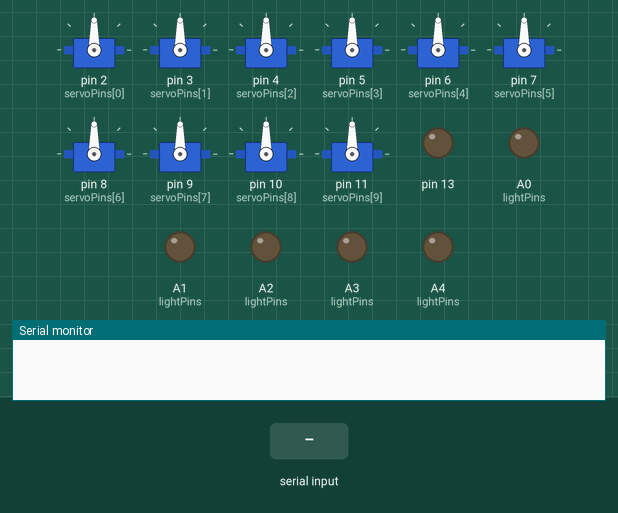
This sketch was run on a simulated Arduino Uno, built with avr-gcc and run on an emulated ATmega328P. On the bench: 10 × servo, output pins drawn as LEDs (lit = HIGH), the last lines printed to the serial monitor. Inputs (shaded band) come from the test bench.

Above: at 1.3 s.
1.4 s: "G" received over Serial
At 1.55 s:
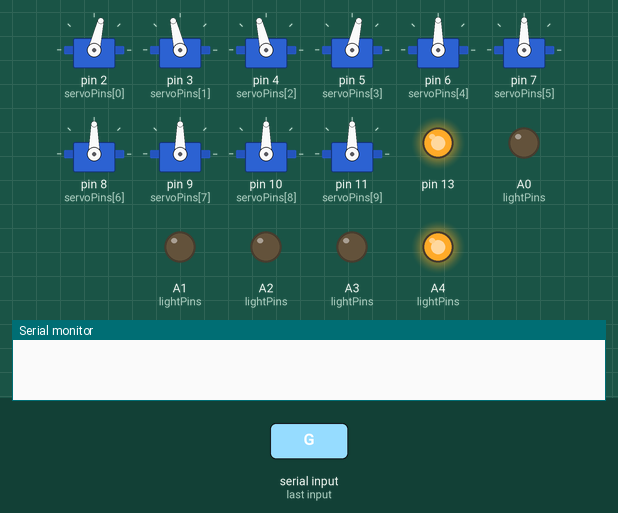
At 2.17 s:
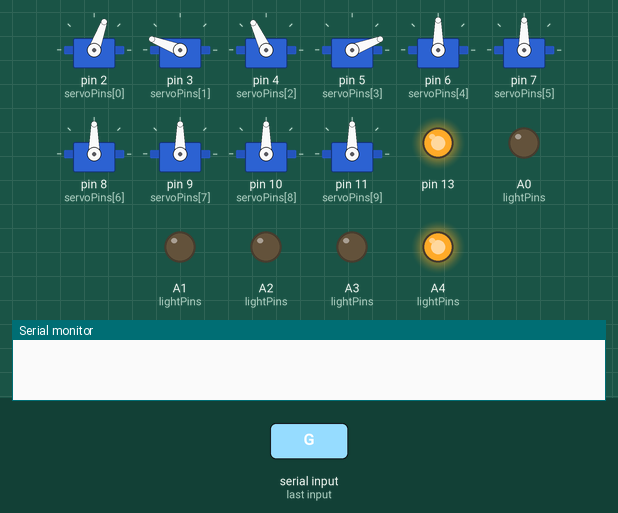
10.4 s: "H" received over Serial
At 13.64 s:
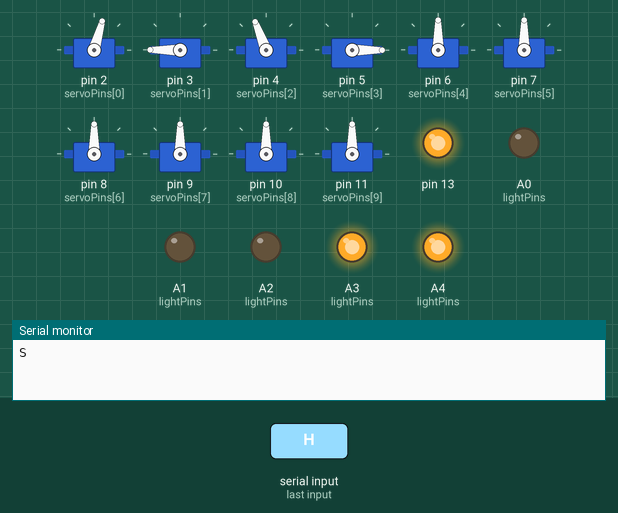
Timing chart, 0 to 26.2 s (numbered marks = the images above; inputs shaded):
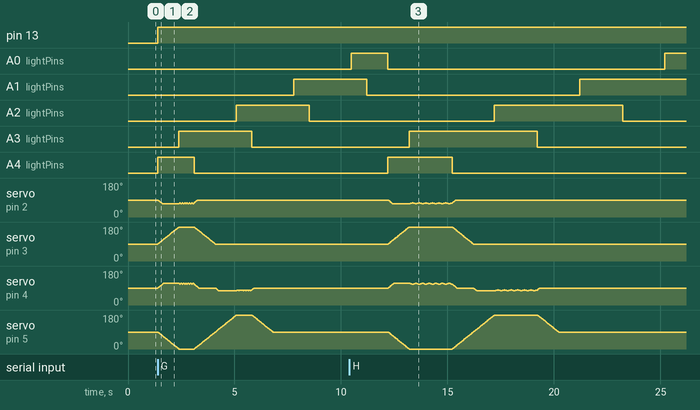

The sketch:

fofoquemeArduino.ino
```cpp
#include <Servo.h>
#define NUM_MOTORS 10
#define DELAY_SLOW 30
#define DELAY_FAST 10

// states
#define STATE_WAIT -1
#define STATE_WRITE 10
#define STATE_REPOS 11

// new states
#define STATE_READ_WRITE 20
#define STATE_FOFOQUEME 22

// list of pins to use for the motors
//   in the order in which the arms will move
int servoPins[NUM_MOTORS] ={
  2,3,4,5,6,7,8,9,10,11};
// list of pins to use for the light
//   in the order in which the lights will turn on and off
int lightPins[NUM_MOTORS/2] ={
  A4,A3,A2,A1,A0};

// servos
Servo myServos[NUM_MOTORS];

// angle values for the read/write/center positions of each motor
int readPos[NUM_MOTORS] = {
  115,0,115,0,118,0,115,0,115,0};
int centerPos[NUM_MOTORS] = {
  90,90,90,90,90,90,90,90,90,90};
int writePos[NUM_MOTORS] = {
  70,180,75,180,80,180,70,180,70,180};

// to keep track of current position and desired position for each motor
int currPos[NUM_MOTORS] = {
  0,0,0,0,0,0,0,0,0,0};
int targetPos[NUM_MOTORS] = {
  0,0,0,0,0,0,0,0,0,0};

// for reading a byte from serial connection
int inByte = 0;
// to keep track of motor update times
unsigned long lastTime;
// current state
int currState;
// current motor being moved
int currWriteMotor;
// number of times we've fofoqued
int fofoquemeCnt;
// speed of arm movement is inversely proportional to this
int updateDelay;
int fofoqueDelay;

void setup() {
  // for bluetooth communication
  Serial.begin(57600);

  // attach servos
  for(int i=0; i<NUM_MOTORS; i++) {
    myServos[i].attach(servoPins[i]);
  }

  // initial conditions
  lastTime = millis();
  currState = STATE_WAIT;
  currWriteMotor = 0;
  fofoquemeCnt = 0;
  updateDelay = DELAY_FAST;
  fofoqueDelay = DELAY_FAST;

  // send to start position
  // this also updates/resets the position arrays (currPos, targetPos)
  for(int i=0; i<NUM_MOTORS; i++) {
    currPos[i] = centerPos[i];
    targetPos[i] = currPos[i];
    myServos[i].write(currPos[i]);
    delay(updateDelay);
  }

  // setup light pins
  for(int i=0; i<NUM_MOTORS/2; i++){
    pinMode(lightPins[i],OUTPUT);
    digitalWrite(lightPins[i],LOW);
  }

  // for debugging
  pinMode(13,OUTPUT);
  digitalWrite(13,LOW);

}


void loop() {
  // idle state.
  if(currState == STATE_WAIT) {
    if (Serial.available() > 0) {
      // get incoming byte:
      inByte = Serial.read();
      // check for GO signal
      if((inByte == 'G')||(inByte == 'H')) {
        Serial.flush();
        // start dance !!!

        // motor that is gonna do the first writing
        currWriteMotor = 0;

        // turn on the light on first arm
        digitalWrite(lightPins[currWriteMotor/2], HIGH);

        // set targetPos for write arm
        targetPos[currWriteMotor] = writePos[currWriteMotor];
        targetPos[currWriteMotor+1] = writePos[currWriteMotor+1];

        // set targetPos for read arm
        targetPos[currWriteMotor+2] = readPos[currWriteMotor+2];
        targetPos[currWriteMotor+3] = readPos[currWriteMotor+3];

        // new state: go move some motors into read/write positions
        currState = STATE_READ_WRITE;

        // set the fofoque speed
        fofoqueDelay = (inByte == 'G')?DELAY_FAST:DELAY_SLOW;

        // mostly for debugging
        digitalWrite(13,HIGH);
      }
    }
  }
  /////
  // new states !!
  else if(currState == STATE_WRITE) {
    // currWriteMotor points to motor that is writing
    // here it does the actual moving, until it gets to the targetPos

    // when it gets to the targetPos
    if((currPos[currWriteMotor] == targetPos[currWriteMotor])&&(currPos[currWriteMotor+1] == targetPos[currWriteMotor+1])){
      // turn off the light on first arm and send motors back to center position
      digitalWrite(lightPins[currWriteMotor/2], LOW);
      targetPos[currWriteMotor] = centerPos[currWriteMotor];
      targetPos[currWriteMotor+1] = centerPos[currWriteMotor+1];

      // not all writes have a read
      // if this had a read, turn on its light and send it back to centerPos
      if((currWriteMotor+3) < NUM_MOTORS) {
        digitalWrite(lightPins[(currWriteMotor+2)/2], HIGH);
        targetPos[currWriteMotor+2] = centerPos[currWriteMotor+2];
        targetPos[currWriteMotor+3] = centerPos[currWriteMotor+3];
      }
      // go reposition the arms
      currState = STATE_REPOS;
    }
  }
  else if(currState == STATE_REPOS) {
    // currWriteMotor still points to motor that wrote last
    // here it does the actual moving, until it gets to the targetPos

    // at target position
    if((currPos[currWriteMotor] == targetPos[currWriteMotor])&&(currPos[currWriteMotor+1] == targetPos[currWriteMotor+1])){
      // update the current motor
      // now we want to set up read and write positions for the next pair of arms
      currWriteMotor += 2;
      // now currWriteMotor points to motor that is gonna be writing next

      // check if it's a valid motor, or if we are done
      // all writes have a read, only move into write state if there is one to read
      if((currWriteMotor+3) < NUM_MOTORS) {
        // set write positions
        targetPos[currWriteMotor] = writePos[currWriteMotor];
        targetPos[currWriteMotor+1] = writePos[currWriteMotor+1];
        // set read positions
        targetPos[currWriteMotor+2] = readPos[currWriteMotor+2];
        targetPos[currWriteMotor+3] = readPos[currWriteMotor+3];
        // if there are arms to move, go move them into read/write positions
        currState = STATE_READ_WRITE;
      }
      // if there are no more motors to read/write
      else{
        // turn light off on last phone
        digitalWrite(lightPins[currWriteMotor/2], LOW);
        // have reset last arm, send STOP message to phone
        Serial.write('S');
        // go wait for next message
        currState = STATE_WAIT;
        // mostly for debugging
        digitalWrite(13,LOW);
      }
    }
  }

  // Fofoqueme states
  else if(currState == STATE_READ_WRITE){
    // currWriteMotor points to motor that is writing
    // here it does the actual moving, until it gets to the targetPos

    // when it gets to the targetPos
    if((currPos[currWriteMotor] == targetPos[currWriteMotor])&&(currPos[currWriteMotor+1] == targetPos[currWriteMotor+1])){
      // send base motors to targetPos+5 for fofoqueme action
      // pretty sure the first one is the base motor
      targetPos[currWriteMotor] = currPos[currWriteMotor]+5;
      //targetPos[currWriteMotor+1] = currPos[currWriteMotor+1]+5;

      // not all writes have a read
      // if this had a read, turn on its light and send base motor to targetPos-5 for fofoqueme action
      if((currWriteMotor+3) < NUM_MOTORS) {
        digitalWrite(lightPins[(currWriteMotor+2)/2], HIGH);
        // pretty sure the first one is the base motor
        targetPos[currWriteMotor+2] = currPos[currWriteMotor+2]-5;
        //targetPos[currWriteMotor+3] = currPos[currWriteMotor+3]-5;
      }
      // go reposition the arms
      currState = STATE_FOFOQUEME;
    }
  }
  // Fofoqueme states
  else if(currState == STATE_FOFOQUEME){
    // set fofoque speed
    //updateDelay = DELAY_FAST;
    //updateDelay = DELAY_SLOW;
    updateDelay = fofoqueDelay;

    // when it gets to the targetPos
    if((currPos[currWriteMotor] == targetPos[currWriteMotor])&&(currPos[currWriteMotor+1] == targetPos[currWriteMotor+1])){
      // if we already fofoqued 5 times...
      // set targets to go back to center position
      if(fofoquemeCnt > 5){
        // turn off the light on first arm and send motors back to center position
        digitalWrite(lightPins[currWriteMotor/2], LOW);
        targetPos[currWriteMotor] = centerPos[currWriteMotor];
        targetPos[currWriteMotor+1] = centerPos[currWriteMotor+1];

        // not all writes have a read
        // if this had a read, turn on its light and send it back to centerPos
        if((currWriteMotor+3) < NUM_MOTORS) {
          // this might be redundant
          digitalWrite(lightPins[(currWriteMotor+2)/2], HIGH);
          targetPos[currWriteMotor+2] = centerPos[currWriteMotor+2];
          targetPos[currWriteMotor+3] = centerPos[currWriteMotor+3];
        }
        // clear fofoqueme counter
        fofoquemeCnt = 0;
        // reset speed (for quick reposition)
        updateDelay = DELAY_FAST;
        // go reposition the arms
        currState = STATE_REPOS;
      }
      // more fofoquing please
      else{
        // set target to read/write position and increment counter
        // set write positions
        targetPos[currWriteMotor] = writePos[currWriteMotor];
        targetPos[currWriteMotor+1] = writePos[currWriteMotor+1];
        // not all writes have a read
        if((currWriteMotor+3) < NUM_MOTORS) {
          // set read positions
          targetPos[currWriteMotor+2] = readPos[currWriteMotor+2];
          targetPos[currWriteMotor+3] = readPos[currWriteMotor+3];
        }
        // increment fofoqueme counter
        fofoquemeCnt += 1;
        // if there are arms to move, go move them into read/write positions
        currState = STATE_READ_WRITE;
      }
    }
  }

  // if in a moving state, update currPos and move motors
  if((currState != STATE_WAIT)){
    // if have already waited for move delay, update currPos towards target
    if((millis() - lastTime) > updateDelay) {
      // for all motors, check curr against target
      for(int i=0; i<NUM_MOTORS; i++){
        if(currPos[i] > targetPos[i]){
          currPos[i] -= 1;
        }
        else if(currPos[i] < targetPos[i]){
          currPos[i] += 1;
        }
        // else if (other conditions to achieve a fade...)

        // write the position to the motors
        myServos[i].write(currPos[i]);
      }
      lastTime = millis();
    }
  }

}
```

Measured:
- after the input at 1.4 s, pin 13: LOW → HIGH at once; A1 (lightPins): LOW → HIGH after 6.4 s; A2 (lightPins): LOW → HIGH after 3.7 s, → LOW 3.4 s later; A3 (lightPins): LOW → HIGH after 0.98 s, → LOW 3.4 s later; A4 (lightPins): LOW → HIGH at once, → LOW 1.7 s later
- after the input at 10.4 s, pin 13: stays HIGH (without the input it goes to LOW after 1.8 s); A2 (lightPins): LOW → HIGH after 6.8 s, → LOW 6.0 s later
